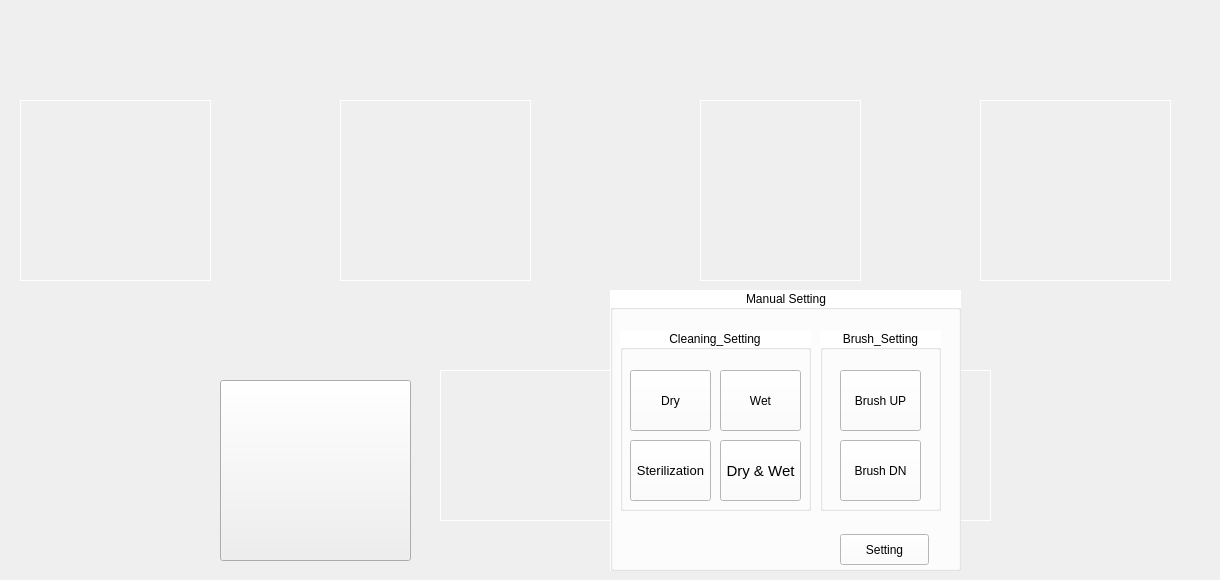
   <widget class="QWidget" name="tab_main">
    <attribute name="title">
     <string>Setting</string>
    </attribute>
    <widget class="QPushButton" name="btn_mapping">
     <property name="geometry">
      <rect>
       <x>20</x>
       <y>100</y>
       <width>191</width>
       <height>181</height>
      </rect>
     </property>
     <property name="styleSheet">
      <string notr="true">border: 1px solid white;</string>
     </property>
     <property name="text">
      <string/>
     </property>
     <property name="icon">
      <iconset resource="zeus_resource.qrc">
       <normaloff>:/img/pic_mapping.jpg</normaloff>:/img/pic_mapping.jpg</iconset>
     </property>
     <property name="iconSize">
      <size>
       <width>170</width>
       <height>180</height>
      </size>
     </property>
    </widget>
    <widget class="QPushButton" name="btn_auto">
     <property name="geometry">
      <rect>
       <x>340</x>
       <y>100</y>
       <width>191</width>
       <height>181</height>
      </rect>
     </property>
     <property name="styleSheet">
      <string notr="true">border: 1px solid white;</string>
     </property>
     <property name="text">
      <string/>
     </property>
     <property name="icon">
      <iconset>
       <normalon>:img/pic_auto.jpg</normalon>
      </iconset>
     </property>
     <property name="iconSize">
      <size>
       <width>170</width>
       <height>170</height>
      </size>
     </property>
    </widget>
    <widget class="QPushButton" name="btn_manual">
     <property name="geometry">
      <rect>
       <x>700</x>
       <y>100</y>
       <width>161</width>
       <height>181</height>
      </rect>
     </property>
     <property name="styleSheet">
      <string notr="true">border: 1px solid white;</string>
     </property>
     <property name="text">
      <string/>
     </property>
     <property name="icon">
      <iconset>
       <normalon>:img/pic_manual.jpg</normalon>
      </iconset>
     </property>
     <property name="iconSize">
      <size>
       <width>170</width>
       <height>170</height>
      </size>
     </property>
    </widget>
    <widget class="QPushButton" name="btn_setting">
     <property name="geometry">
      <rect>
       <x>980</x>
       <y>100</y>
       <width>191</width>
       <height>181</height>
      </rect>
     </property>
     <property name="styleSheet">
      <string notr="true">border: 1px solid white;</string>
     </property>
     <property name="text">
      <string/>
     </property>
     <property name="icon">
      <iconset>
       <normalon>:img/pic_setting.jpg</normalon>
      </iconset>
     </property>
     <property name="iconSize">
      <size>
       <width>170</width>
       <height>170</height>
      </size>
     </property>
    </widget>
    <widget class="QLabel" name="lable_logo">
     <property name="geometry">
      <rect>
       <x>1140</x>
       <y>530</y>
       <width>71</width>
       <height>41</height>
      </rect>
     </property>
     <property name="text">
      <string/>
     </property>
     <property name="pixmap">
      <pixmap>:img/pic_logo_1.jpg</pixmap>
     </property>
     <property name="scaledContents">
      <bool>true</bool>
     </property>
     <property name="alignment">
      <set>Qt::AlignCenter</set>
     </property>
    </widget>
    <widget class="QLabel" name="water_clean">
     <property name="geometry">
      <rect>
       <x>1000</x>
       <y>481</y>
       <width>61</width>
       <height>20</height>
      </rect>
     </property>
     <property name="text">
      <string/>
     </property>
     <property name="pixmap">
      <pixmap>:img/water_blue.png</pixmap>
     </property>
     <property name="scaledContents">
      <bool>true</bool>
     </property>
    </widget>
    <widget class="QLabel" name="water_dirt">
     <property name="geometry">
      <rect>
       <x>1090</x>
       <y>480</y>
       <width>61</width>
       <height>21</height>
      </rect>
     </property>
     <property name="text">
      <string/>
     </property>
     <property name="pixmap">
      <pixmap>:img/water_red.png</pixmap>
     </property>
     <property name="scaledContents">
      <bool>true</bool>
     </property>
    </widget>
    <widget class="QLabel" name="lbl_robot_speed">
     <property name="geometry">
      <rect>
       <x>50</x>
       <y>400</y>
       <width>131</width>
       <height>131</height>
      </rect>
     </property>
     <property name="text">
      <string/>
     </property>
     <property name="pixmap">
      <pixmap>:img/speed100.png</pixmap>
     </property>
     <property name="scaledContents">
      <bool>true</bool>
     </property>
    </widget>
    <widget class="QLabel" name="lbl_status_cleaning">
     <property name="geometry">
      <rect>
       <x>620</x>
       <y>10</y>
       <width>101</width>
       <height>61</height>
      </rect>
     </property>
     <property name="frameShape">
      <enum>QFrame::NoFrame</enum>
     </property>
     <property name="text">
      <string/>
     </property>
     <property name="pixmap">
      <pixmap>:img/btn_clean2.PNG</pixmap>
     </property>
     <property name="scaledContents">
      <bool>true</bool>
     </property>
     <property name="alignment">
      <set>Qt::AlignCenter</set>
     </property>
    </widget>
    <widget class="QLabel" name="lbl_status_comeback">
     <property name="geometry">
      <rect>
       <x>740</x>
       <y>10</y>
       <width>101</width>
       <height>61</height>
      </rect>
     </property>
     <property name="frameShape">
      <enum>QFrame::NoFrame</enum>
     </property>
     <property name="text">
      <string/>
     </property>
     <property name="pixmap">
      <pixmap>:img/btn_homing2.PNG</pixmap>
     </property>
     <property name="scaledContents">
      <bool>true</bool>
     </property>
     <property name="alignment">
      <set>Qt::AlignCenter</set>
     </property>
    </widget>
    <widget class="QLabel" name="lbl_status_charging">
     <property name="geometry">
      <rect>
       <x>860</x>
       <y>10</y>
       <width>101</width>
       <height>61</height>
      </rect>
     </property>
     <property name="frameShape">
      <enum>QFrame::NoFrame</enum>
     </property>
     <property name="text">
      <string/>
     </property>
     <property name="pixmap">
      <pixmap>:img/btn_charging2.PNG</pixmap>
     </property>
     <property name="scaledContents">
      <bool>true</bool>
     </property>
     <property name="alignment">
      <set>Qt::AlignCenter</set>
     </property>
    </widget>
    <widget class="QLabel" name="lbl_status_water_out">
     <property name="geometry">
      <rect>
       <x>980</x>
       <y>10</y>
       <width>101</width>
       <height>61</height>
      </rect>
     </property>
     <property name="frameShape">
      <enum>QFrame::NoFrame</enum>
     </property>
     <property name="text">
      <string/>
     </property>
     <property name="pixmap">
      <pixmap>:img/btn_waterin2.PNG</pixmap>
     </property>
     <property name="scaledContents">
      <bool>true</bool>
     </property>
     <property name="alignment">
      <set>Qt::AlignCenter</set>
     </property>
    </widget>
    <widget class="QLabel" name="lbl_status_water_in">
     <property name="geometry">
      <rect>
       <x>1100</x>
       <y>10</y>
       <width>101</width>
       <height>61</height>
      </rect>
     </property>
     <property name="frameShape">
      <enum>QFrame::NoFrame</enum>
     </property>
     <property name="text">
      <string/>
     </property>
     <property name="pixmap">
      <pixmap>:img/btn_waterout2.PNG</pixmap>
     </property>
     <property name="scaledContents">
      <bool>true</bool>
     </property>
     <property name="alignment">
      <set>Qt::AlignCenter</set>
     </property>
    </widget>
    <widget class="QPushButton" name="btn_change_brush">
     <property name="geometry">
      <rect>
       <x>220</x>
       <y>380</y>
       <width>191</width>
       <height>181</height>
      </rect>
     </property>
     <property name="autoFillBackground">
      <bool>false</bool>
     </property>
     <property name="styleSheet">
      <string notr="true"/>
     </property>
     <property name="text">
      <string/>
     </property>
     <property name="iconSize">
      <size>
       <width>200</width>
       <height>250</height>
      </size>
     </property>
    </widget>
    <widget class="QLabel" name="bottle_clean">
     <property name="geometry">
      <rect>
       <x>960</x>
       <y>360</y>
       <width>141</width>
       <height>151</height>
      </rect>
     </property>
     <property name="text">
      <string/>
     </property>
     <property name="pixmap">
      <pixmap>:img/water-removebg-preview (1).png</pixmap>
     </property>
     <property name="scaledContents">
      <bool>true</bool>
     </property>
    </widget>
    <widget class="QLabel" name="bottle_dirt">
     <property name="geometry">
      <rect>
       <x>1050</x>
       <y>360</y>
       <width>141</width>
       <height>151</height>
      </rect>
     </property>
     <property name="text">
      <string/>
     </property>
     <property name="pixmap">
      <pixmap>:img/water-removebg-preview (1).png</pixmap>
     </property>
     <property name="scaledContents">
      <bool>true</bool>
     </property>
    </widget>
    <widget class="QGroupBox" name="group_manual">
     <property name="geometry">
      <rect>
       <x>610</x>
       <y>290</y>
       <width>351</width>
       <height>281</height>
      </rect>
     </property>
     <property name="styleSheet">
      <string notr="true">background-color: rgb(255, 255, 255);</string>
     </property>
     <property name="title">
      <string>Manual Setting</string>
     </property>
     <property name="alignment">
      <set>Qt::AlignCenter</set>
     </property>
     <widget class="QGroupBox" name="group_clean">
      <property name="geometry">
       <rect>
        <x>10</x>
        <y>40</y>
        <width>191</width>
        <height>181</height>
       </rect>
      </property>
      <property name="title">
       <string>Cleaning_Setting</string>
      </property>
      <property name="alignment">
       <set>Qt::AlignCenter</set>
      </property>
      <widget class="QPushButton" name="btn_Dry">
       <property name="geometry">
        <rect>
         <x>10</x>
         <y>40</y>
         <width>81</width>
         <height>61</height>
        </rect>
       </property>
       <property name="text">
        <string>Dry</string>
       </property>
      </widget>
      <widget class="QPushButton" name="btn_wet">
       <property name="geometry">
        <rect>
         <x>100</x>
         <y>40</y>
         <width>81</width>
         <height>61</height>
        </rect>
       </property>
       <property name="text">
        <string>Wet</string>
       </property>
      </widget>
      <widget class="QPushButton" name="btn_both_dry_wet">
       <property name="geometry">
        <rect>
         <x>100</x>
         <y>110</y>
         <width>81</width>
         <height>61</height>
        </rect>
       </property>
       <property name="font">
        <font>
         <pointsize>11</pointsize>
        </font>
       </property>
       <property name="text">
        <string>Dry &amp;&amp; Wet</string>
       </property>
      </widget>
      <widget class="QPushButton" name="btn_sterilization">
       <property name="geometry">
        <rect>
         <x>10</x>
         <y>110</y>
         <width>81</width>
         <height>61</height>
        </rect>
       </property>
       <property name="font">
        <font>
         <pointsize>10</pointsize>
        </font>
       </property>
       <property name="text">
        <string>Sterilization</string>
       </property>
      </widget>
     </widget>
     <widget class="QGroupBox" name="setup_group">
      <property name="geometry">
       <rect>
        <x>210</x>
        <y>40</y>
        <width>121</width>
        <height>181</height>
       </rect>
      </property>
      <property name="title">
       <string>Brush_Setting</string>
      </property>
      <property name="alignment">
       <set>Qt::AlignCenter</set>
      </property>
      <widget class="QPushButton" name="btn_brush_up">
       <property name="geometry">
        <rect>
         <x>20</x>
         <y>40</y>
         <width>81</width>
         <height>61</height>
        </rect>
       </property>
       <property name="text">
        <string>Brush UP</string>
       </property>
      </widget>
      <widget class="QPushButton" name="btn_brush_down">
       <property name="geometry">
        <rect>
         <x>20</x>
         <y>110</y>
         <width>81</width>
         <height>61</height>
        </rect>
       </property>
       <property name="text">
        <string>Brush DN</string>
       </property>
      </widget>
     </widget>
     <widget class="QPushButton" name="btn_manual_setting">
      <property name="geometry">
       <rect>
        <x>230</x>
        <y>244</y>
        <width>89</width>
        <height>31</height>
       </rect>
      </property>
      <property name="text">
       <string>Setting</string>
      </property>
     </widget>
    </widget>
    <widget class="QLabel" name="txt_mapping">
     <property name="geometry">
      <rect>
       <x>40</x>
       <y>290</y>
       <width>151</width>
       <height>61</height>
      </rect>
     </property>
     <property name="text">
      <string/>
     </property>
     <property name="pixmap">
      <pixmap>:img/mapping.png</pixmap>
     </property>
     <property name="scaledContents">
      <bool>true</bool>
     </property>
     <property name="alignment">
      <set>Qt::AlignCenter</set>
     </property>
    </widget>
    <widget class="QLabel" name="txt_mapping_2">
     <property name="geometry">
      <rect>
       <x>360</x>
       <y>290</y>
       <width>151</width>
       <height>61</height>
      </rect>
     </property>
     <property name="text">
      <string/>
     </property>
     <property name="pixmap">
      <pixmap>:img/autoclean.png</pixmap>
     </property>
     <property name="scaledContents">
      <bool>true</bool>
     </property>
     <property name="alignment">
      <set>Qt::AlignCenter</set>
     </property>
    </widget>
    <widget class="QLabel" name="txt_mapping_3">
     <property name="geometry">
      <rect>
       <x>690</x>
       <y>290</y>
       <width>151</width>
       <height>61</height>
      </rect>
     </property>
     <property name="text">
      <string/>
     </property>
     <property name="pixmap">
      <pixmap>:img/manualclean.png</pixmap>
     </property>
     <property name="scaledContents">
      <bool>true</bool>
     </property>
     <property name="alignment">
      <set>Qt::AlignCenter</set>
     </property>
    </widget>
    <widget class="QLabel" name="txt_mapping_4">
     <property name="geometry">
      <rect>
       <x>1000</x>
       <y>290</y>
       <width>151</width>
       <height>61</height>
      </rect>
     </property>
     <property name="text">
      <string/>
     </property>
     <property name="pixmap">
      <pixmap>:img/setting.png</pixmap>
     </property>
     <property name="scaledContents">
      <bool>true</bool>
     </property>
     <property name="alignment">
      <set>Qt::AlignCenter</set>
     </property>
    </widget>
    <widget class="QPushButton" name="btn_sucktion">
     <property name="geometry">
      <rect>
       <x>440</x>
       <y>370</y>
       <width>271</width>
       <height>151</height>
      </rect>
     </property>
     <property name="styleSheet">
      <string notr="true">border: 1px solid white;</string>
     </property>
     <property name="text">
      <string/>
     </property>
     <property name="icon">
      <iconset>
       <normalon>:img/sucktion1_1-removebg-preview.png</normalon>
      </iconset>
     </property>
     <property name="iconSize">
      <size>
       <width>250</width>
       <height>300</height>
      </size>
     </property>
    </widget>
    <widget class="QPushButton" name="btn_brush">
     <property name="geometry">
      <rect>
       <x>720</x>
       <y>370</y>
       <width>271</width>
       <height>151</height>
      </rect>
     </property>
     <property name="styleSheet">
      <string notr="true">border: 1px solid white;</string>
     </property>
     <property name="text">
      <string/>
     </property>
     <property name="icon">
      <iconset>
       <normalon>:img/brush1_2-removebg-preview.png</normalon>
      </iconset>
     </property>
     <property name="iconSize">
      <size>
       <width>250</width>
       <height>300</height>
      </size>
     </property>
    </widget>
    <widget class="QLabel" name="label_11">
     <property name="geometry">
      <rect>
       <x>10</x>
       <y>10</y>
       <width>51</width>
       <height>41</height>
      </rect>
     </property>
     <property name="text">
      <string/>
     </property>
     <property name="pixmap">
      <pixmap>:img/pic_setting.jpg</pixmap>
     </property>
     <property name="scaledContents">
      <bool>true</bool>
     </property>
    </widget>
    <zorder>btn_brush</zorder>
    <zorder>btn_mapping</zorder>
    <zorder>btn_auto</zorder>
    <zorder>btn_manual</zorder>
    <zorder>btn_setting</zorder>
    <zorder>lable_logo</zorder>
    <zorder>water_clean</zorder>
    <zorder>water_dirt</zorder>
    <zorder>lbl_robot_speed</zorder>
    <zorder>lbl_status_cleaning</zorder>
    <zorder>lbl_status_comeback</zorder>
    <zorder>lbl_status_charging</zorder>
    <zorder>lbl_status_water_out</zorder>
    <zorder>lbl_status_water_in</zorder>
    <zorder>btn_change_brush</zorder>
    <zorder>bottle_clean</zorder>
    <zorder>bottle_dirt</zorder>
    <zorder>txt_mapping</zorder>
    <zorder>txt_mapping_2</zorder>
    <zorder>txt_mapping_3</zorder>
    <zorder>txt_mapping_4</zorder>
    <zorder>btn_sucktion</zorder>
    <zorder>group_manual</zorder>
    <zorder>label_11</zorder>
   </widget>
